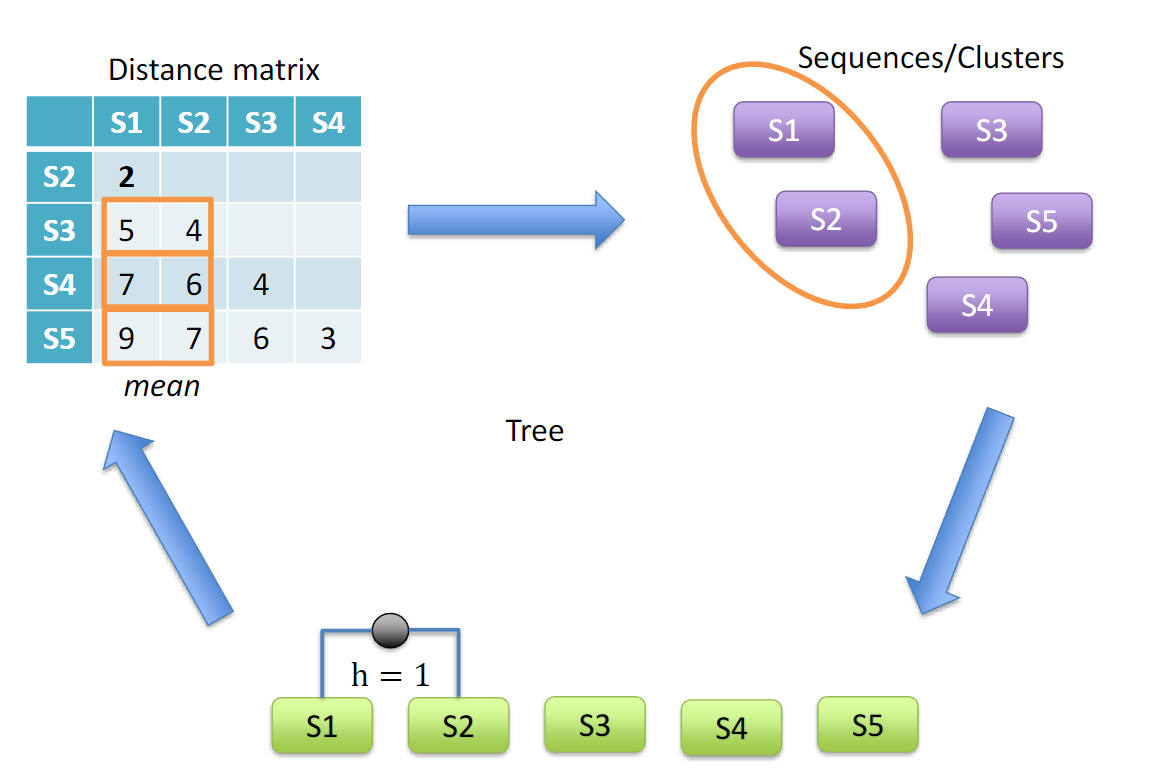
#> input picture example/Tree/raw_data/frame1.png, 1175 x 772 px
$ python alignment_TreeExample.py
#> lines starting #> are read from the running program, lines starting #| are printed output that depends on the picture
### example/Tree/__init__.py
from pathlib import Path

from PIL import Image

DATA_PATH = Path("raw_data")

# ----------------------------
# Input frames
# ----------------------------
paths = [
    DATA_PATH / "frame1.png",
    DATA_PATH / "frame2.png",
    DATA_PATH / "frame3.png",
    DATA_PATH / "frame4.png",
]
# ----------------------------
# Load frames
# ----------------------------
frames = [Image.open(p).convert("RGBA")for p in paths]
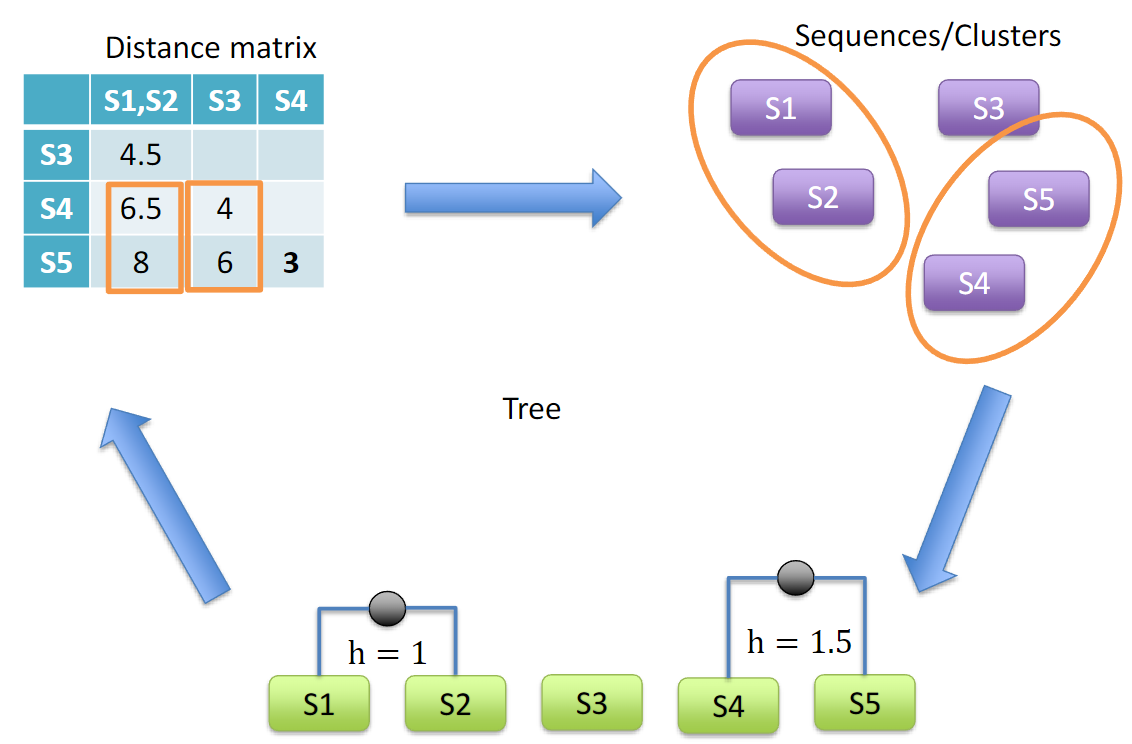
#> input picture example/Tree/raw_data/frame2.png, 1132 x 744 px
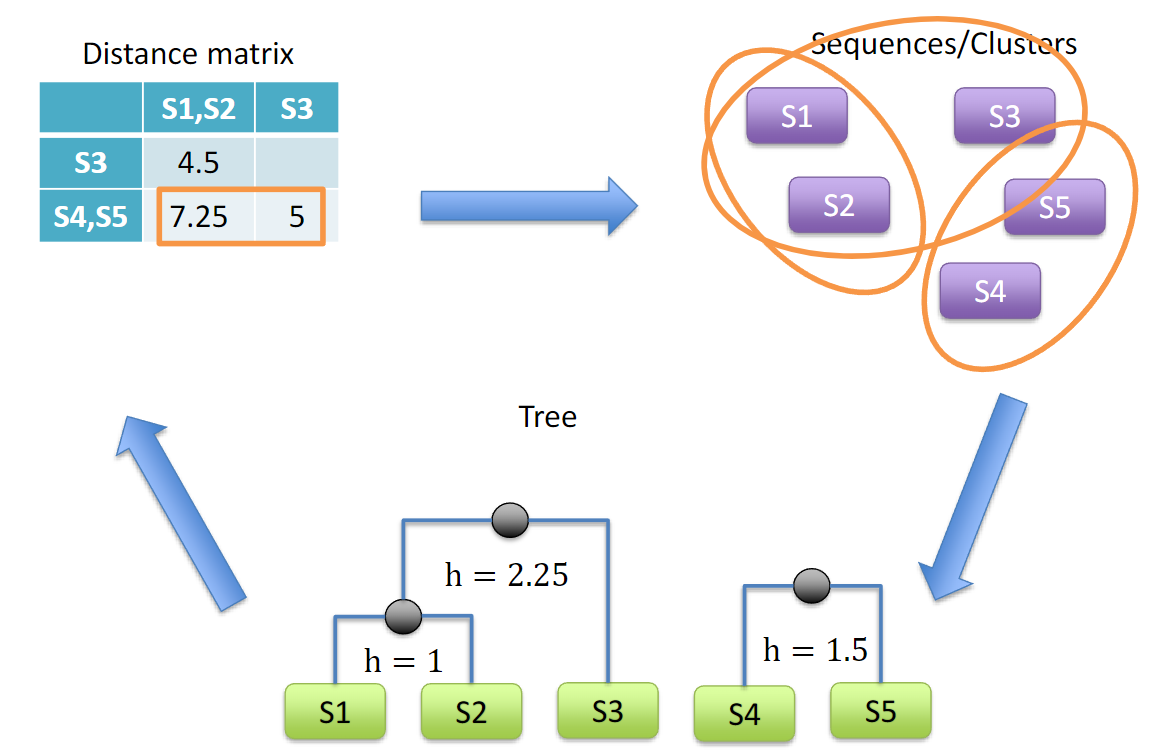
#> input picture example/Tree/raw_data/frame3.png, 1153 x 751 px
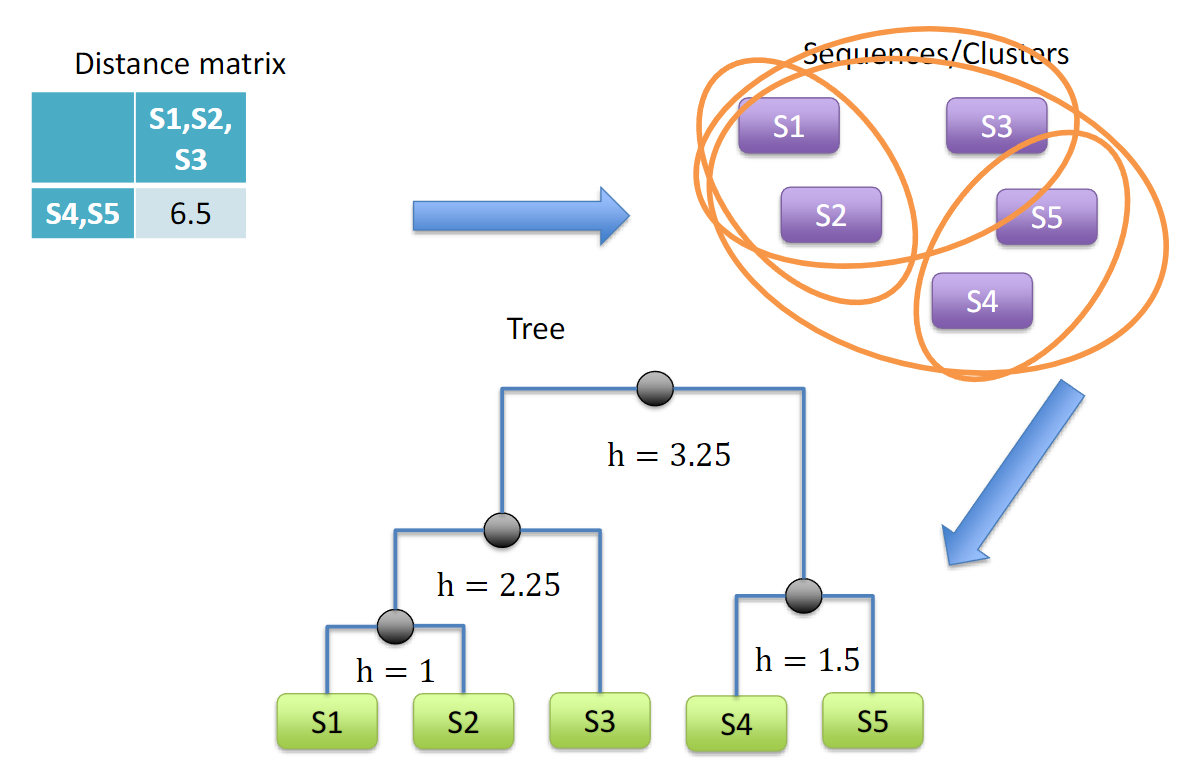
#> input picture example/Tree/raw_data/frame4.png, 1203 x 761 px
#> frames = 4 items

### core/Alignment.py
from __future__ import annotations

from typing import Callable, List, Optional, Sequence, Tuple

import numpy as np
from PIL import Image, ImageChops, ImageFilter

from core.DataModel import RGBA, Anchor, BestMatch, ProgressFn, AlignConfig, Box


# -----------------------------
# Image helpers
# -----------------------------

def to_canvas(im: Image.Image, size: Tuple[int, int], bg: RGBA) -> Image.Image:
    canvas = Image.new("RGBA", size, bg)
    canvas.paste(im.convert("RGBA"), (0, 0))
    return canvas


def edge_l(im: Image.Image) -> Image.Image:
    return im.convert("L").filter(ImageFilter.FIND_EDGES)


def _prep_patch(im: Image.Image, box: Box, use_edges: bool) -> Image.Image:
    patch = im.crop(box)
    return edge_l(patch) if use_edges else patch.convert("L")


def _to_float_array(img_l: Image.Image) -> np.ndarray:
    a = np.asarray(img_l, dtype=np.float32)
    a = a - a.mean()
    denom = np.linalg.norm(a)
    if denom > 1e-8:
        a = a / denom
    return a


# -----------------------------
# FFT phase correlation
# -----------------------------

def phase_correlation_shift(a: np.ndarray, b: np.ndarray) -> Tuple[int, int, float]:
    """
    Returns (dx, dy, peak) such that shifting b by (dx,dy) aligns to a (integer shift).
    """
    Fa = np.fft.fft2(a)
    Fb = np.fft.fft2(b)

    R = Fa * np.conj(Fb)
    denom = np.abs(R)
    denom[denom < 1e-12] = 1e-12
    R /= denom

    r = np.fft.ifft2(R)
    r = np.abs(r)

    peak_y, peak_x = np.unravel_index(np.argmax(r), r.shape)
    peak_val = float(r[peak_y, peak_x])

    h, w = r.shape
    dy = int(peak_y) if peak_y <= h // 2 else int(peak_y) - h
    dx = int(peak_x) if peak_x <= w // 2 else int(peak_x) - w
    return dx, dy, peak_val


def estimate_shift_fft(
    ref_img: Image.Image,
    cur_img: Image.Image,
    anchors: Sequence[Anchor],
    use_edges: bool,
) -> BestMatch:
    """
    Estimate a global shift by combining per-anchor FFT shifts via weighted average.
    """
    if not anchors:
        raise ValueError("At least one anchor is required.")

    dx_sum = 0.0
    dy_sum = 0.0
    w_sum = 0.0
    peak_sum = 0.0

    for a in anchors:
        if a.weight <= 0:
            continue

        ref_patch = _prep_patch(ref_img, a.box, use_edges)
        cur_patch = _prep_patch(cur_img, a.box, use_edges)

        dx, dy, peak = phase_correlation_shift(_to_float_array(ref_patch), _to_float_array(cur_patch))

        dx_sum += a.weight * dx
        dy_sum += a.weight * dy
        w_sum += a.weight
        peak_sum += a.weight * peak

    if w_sum <= 0:
        raise ValueError("All anchors have non-positive weights; nothing to use.")

    dx_final = int(round(dx_sum / w_sum))
    dy_final = int(round(dy_sum / w_sum))

    # score: negative peak so "lower is better"
    peak_avg = peak_sum / w_sum
    return BestMatch(dx=dx_final, dy=dy_final, score=-float(peak_avg))


# -----------------------------
# Refinement (local search only)
# -----------------------------

def _weighted_sad_score(
    ref_img: Image.Image,
    cur_img_shifted: Image.Image,
    anchors: Sequence[Anchor],
    use_edges: bool,
    weighted: bool,
) -> float:
    """
    Weighted sum of absolute differences on anchor patches.
    Lower is better.
    """
    total = 0.0
    for a in anchors:
        if a.weight <= 0:
            continue
        w = a.weight if weighted else 1.0
        ref_p = _prep_patch(ref_img, a.box, use_edges)
        cur_p = _prep_patch(cur_img_shifted, a.box, use_edges)
        diff = ImageChops.difference(ref_p, cur_p)
        total += w * float(sum(diff.getdata()))
    return total


def refine_shift_local(
    ref_img: Image.Image,
    cur_img: Image.Image,
    anchors: Sequence[Anchor],
    use_edges: bool,
    init_dx: int,
    init_dy: int,
    refine_radius: int,
    weighted_score: bool,
    progress: ProgressFn = None,
) -> BestMatch:
    """
    Local search around (init_dx, init_dy) within +/- refine_radius using SAD on anchors.
    """
    if refine_radius < 0:
        raise ValueError("refine_radius must be >= 0")

    best = BestMatch(dx=init_dx, dy=init_dy, score=float("inf"))
    total_tests = (2 * refine_radius + 1) ** 2
    tested = 0

    for dx in range(init_dx - refine_radius, init_dx + refine_radius + 1):
        for dy in range(init_dy - refine_radius, init_dy + refine_radius + 1):
            tested += 1
            shifted = ImageChops.offset(cur_img, dx, dy)
            s = _weighted_sad_score(ref_img, shifted, anchors, use_edges, weighted_score)
            if s < best.score:
                best = BestMatch(dx=dx, dy=dy, score=s)
            if progress:
                progress(tested, total_tests, best)

    return best


# -----------------------------
# Public API
# -----------------------------

def align_frames(
    images: Sequence[Image.Image],
    anchors: Sequence[Anchor],
    cfg: AlignConfig = AlignConfig(),
    progress: Optional[Callable[[int, int, int, BestMatch], None]] = None,
) -> List[Image.Image]:
    """
    Align frames to the first frame using FFT (optionally refined).
    progress callback signature:
        progress(frame_idx, total_frames, stage, best)
    where stage is 0=FFT estimate, 1=refine (if enabled).
    """
    if len(images) < 2:
        return list(images)
    if cfg.method not in ("fft", "fft-refine"):
        raise ValueError("cfg.method must be 'fft' or 'fft-refine'")
    if not anchors:
        raise ValueError("At least one anchor is required.")

    ref = images[0].convert("RGBA")
#> ref is the input picture: PIL image 1175x772 RGBA; mean R, G, B, A 237.2, 241.3, 241.9, 255
    aligned: List[Image.Image] = [ref]
    size = ref.size
#> size = (1175, 772)

    for i, im in enumerate(images[1:], start=2):
        cur = to_canvas(im, size, cfg.bg)

        best_fft = estimate_shift_fft(ref, cur, anchors, cfg.use_edges)
        if progress:
            progress(i, len(images), 0, best_fft)

        if cfg.method == "fft-refine" and cfg.refine_radius > 0:
            best = refine_shift_local(
                ref_img=ref,
                cur_img=cur,
                anchors=anchors,
                use_edges=cfg.use_edges,
                init_dx=best_fft.dx,
                init_dy=best_fft.dy,
                refine_radius=cfg.refine_radius,
                weighted_score=cfg.refine_weighted_score,
                progress=(lambda t, T, b: progress(i, len(images), 1, b)) if progress else None,
            )
        else:
            best = best_fft

        shifted = ImageChops.offset(cur, best.dx, best.dy)
        aligned.append(shifted)
#> this loop made 3 passes
#> (dx_final in estimate_shift_fft, dy_final in estimate_shift_fft) on passes 1 to 3: (3, 22), (-13, 14), (-5, 4)
#| [frame 2/4] FFT dx=+3 dy=+22 score=-0.6743
#| [frame 3/4] FFT dx=-13 dy=+14 score=-0.5683
#| [frame 4/4] FFT dx=-5 dy=+4 score=-0.4150
#> pass 1, in _prep_patch (call 2), `patch = im.crop(box)`:
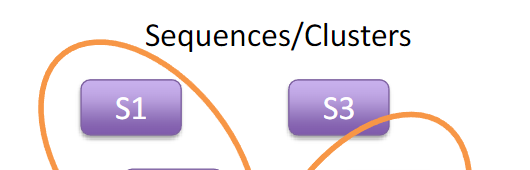
#> patch: PIL image 530x170 RGBA; mean R, G, B, A 236.3, 229.5, 234.6, 252.6; transparent parts drawn white
#> after the loop:
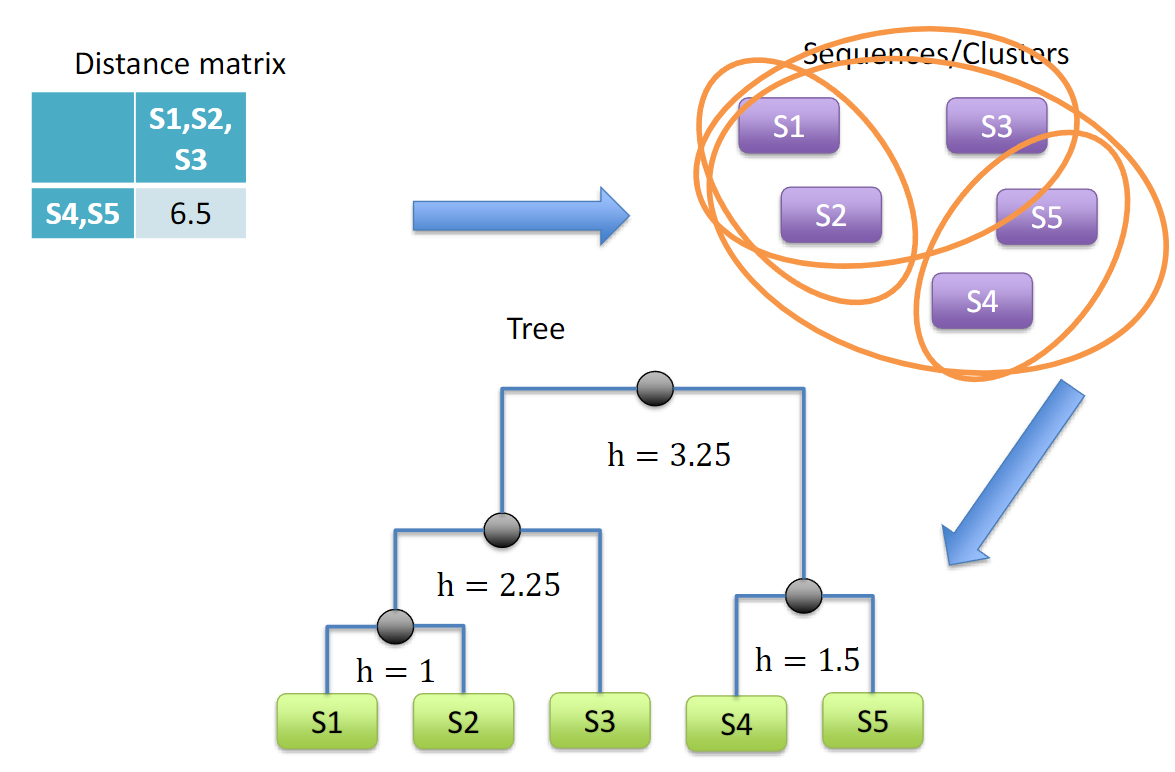
#> cur: PIL image 1175x772 RGBA; mean R, G, B, A 239.1, 240.8, 239.8, 255
#> after the loop, aligned = 4 items

    return aligned

### example/Tree/alignment_TreeExample.py
"""
example_main.py — run alignment directly from code (no CLI args)

Produces in ./export/ :
  anchors_debug.png
  aligned_fft.gif
  aligned_fft_refine.gif
"""

import time
from pathlib import Path

from PIL import Image

from core.Alignment import align_frames
from core.DataModel import Anchor, AlignConfig
from example.Tree import frames
from utility.debug import save_debug_image


EXPORT_PATH = Path("alignment_export")
EXPORT_PATH.mkdir(exist_ok=True)


# ----------------------------
# Anchors (title + tree)
# ----------------------------
anchors = [
    Anchor(box=(650, 0, 1180, 170), weight=1.4, name="title"),
    Anchor(box=(380, 410, 800, 680), weight=1.0, name="tree"),
]


# ----------------------------
# Save anchor debug overlay
# ----------------------------
debug_img_path = EXPORT_PATH / "anchors_debug.png"
save_debug_image(frames[0], anchors, debug_img_path)


# ----------------------------
# Output GIF settings
# ----------------------------
duration_ms = 800
loop = 0


def save_gif(frames, filename: str):
    """Save GIF into export folder."""
    out_path = EXPORT_PATH / filename

    frames[0].save(
        out_path,
        save_all=True,
        append_images=frames[1:],
        duration=duration_ms,
        loop=loop,
        disposal=2,
    )
    print(f"✅ Saved: {out_path}")


def progress(frame_idx: int, total_frames: int, stage: int, best):
    """Progress callback."""
    if stage == 0:
        print(
            f"[frame {frame_idx}/{total_frames}] "
            f"FFT dx={best.dx:+d} dy={best.dy:+d} score={best.score:.4f}"
        )


# ----------------------------
# Run FFT
# ----------------------------
print("\n--- Running FFT ---")
cfg_fft = AlignConfig(method="fft", use_edges=True)

t0 = time.time()
aligned_fft = align_frames(frames, anchors, cfg_fft, progress=progress)
#> aligned_fft = 4 items
print(f"FFT done in {time.time() - t0:.2f}s")

save_gif(aligned_fft, "aligned_fft.gif")


# ----------------------------
# Run FFT-refine
# ----------------------------
print("\n--- Running FFT-refine ---")
cfg_ref = AlignConfig(
    method="fft-refine",
    use_edges=True,
    refine_radius=6,
    refine_weighted_score=True,
)

t0 = time.time()
aligned_ref = align_frames(frames, anchors, cfg_ref, progress=progress)
#> the loop in align_frames (call 2), `for i, im in enumerate(images[1:], start=2):` made 3 passes
#| [frame 2/4] FFT dx=+3 dy=+22 score=-0.6743
#| [frame 3/4] FFT dx=-13 dy=+14 score=-0.5683
#| [frame 4/4] FFT dx=-5 dy=+4 score=-0.4150
#> pass 1, in _to_float_array (call 14), `a = np.asarray(img_l, dtype=np.float32)`:
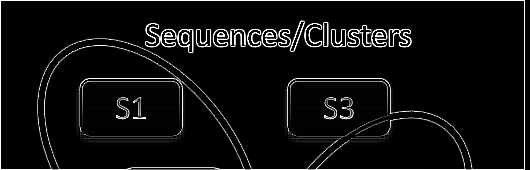
#> a: shape (170, 530) float32; min 0, max 255, mean 14.6
#> aligned_ref = 4 items
print(f"FFT-refine done in {time.time() - t0:.2f}s")

save_gif(aligned_ref, "aligned_fft_refine.gif")


print("\n done")
